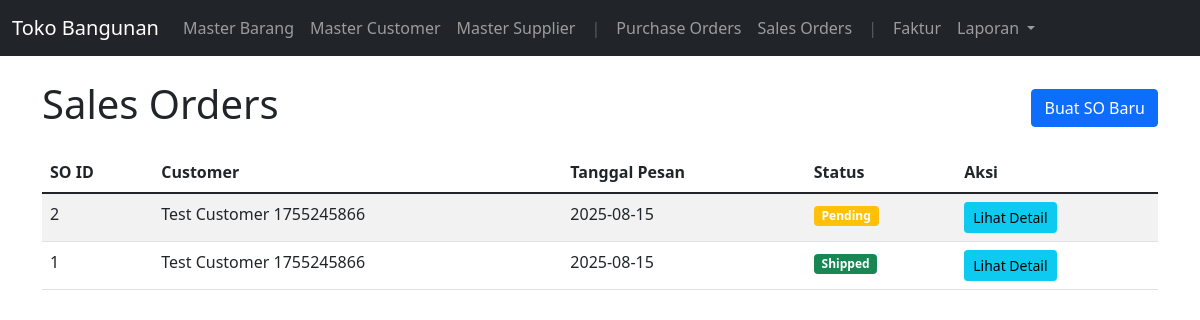
Before: /sales-orders with the older database file.
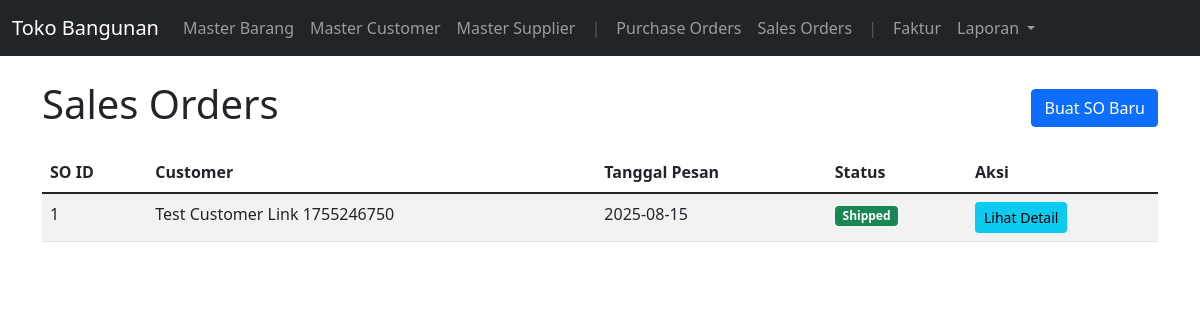
After: the same page with the newer database file.
### app.py (models this page shows, shortened)
class SalesOrder(db.Model):
    id = db.Column(db.Integer, primary_key=True)
    customer_id = db.Column(db.Integer, db.ForeignKey('customer.id'), nullable=False)
    order_date = db.Column(db.DateTime, nullable=False, default=datetime.utcnow)
    status = db.Column(db.String(20), nullable=False, default='Pending') # Pending, Shipped
    customer = db.relationship('Customer', backref=db.backref('sales_orders', lazy=True))
    items = db.relationship('SalesOrderItem', backref='sales_order', lazy='dynamic', cascade="all, delete-orphan")

class Customer(db.Model):
    id = db.Column(db.Integer, primary_key=True)
    name = db.Column(db.String(100), nullable=False)
    address = db.Column(db.Text, nullable=True)
    phone = db.Column(db.String(20), nullable=True)

### app.py (the view)
@app.route('/sales-orders')
def list_sales_orders():
    all_sos = SalesOrder.query.order_by(SalesOrder.order_date.desc()).all()
    return render_template('sales_orders.html', sales_orders=all_sos)

### templates/sales_orders.html (shortened to what this page needs)
{% extends 'base.html' %}
{% block content %}
  <div class="d-flex justify-content-between align-items-center mb-3">
    <h1>Sales Orders</h1>
    <a href="{{ url_for('add_sales_order') }}" class="btn btn-primary">Buat SO Baru</a>
  </div>
  <table class="table table-striped table-hover">
    <thead>
      <tr>
        <th scope="col">SO ID</th>
        <th scope="col">Customer</th>
        <th scope="col">Tanggal Pesan</th>
        <th scope="col">Status</th>
        <th scope="col">Aksi</th>
      </tr>
    </thead>
    <tbody>
      {% for so in sales_orders %}
        <tr>
          <td>{{ so.id }}</td>
          <td>{{ so.customer.name }}</td>
          <td>{{ so.order_date.strftime('%Y-%m-%d') }}</td>
          <td>
            <span class="badge {% if so.status == 'Shipped' %}bg-success{% else %}bg-warning{% endif %}">
              {{ so.status }}
            </span>
          </td>
          <td>
            <a href="{{ url_for('view_sales_order', id=so.id) }}" class="btn btn-sm btn-info">Lihat Detail</a>
          </td>
        </tr>
      {% else %}
        <tr>
          <td colspan="5" class="text-center">Belum ada Sales Order. Silakan buat baru.</td>
        </tr>
      {% endfor %}
    </tbody>
  </table>
{% endblock %}

Changed rows visible on the page:
removed SalesOrder: id "2", customer.name "Test Customer 1755245866", order_date "2025-08-15", status "Pending"
changed SalesOrder "Shipped": customer.name "Test Customer 1755245866" → "Test Customer Link 1755246750"
